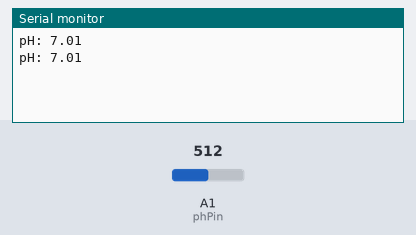
The sketch below on a simulated Arduino Uno, built with avr-gcc and run on an emulated ATmega328P. Shown: the last lines printed to the serial monitor. The test bench sets the inputs (shaded band); at power-on: A1 (phPin) = 512.

Above: at 1.8 s.
1.9 s: A1 (phPin) set to 716
At 2.8 s:
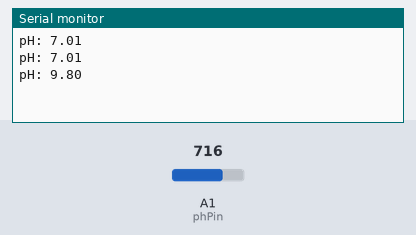
3.4 s: A1 (phPin) set to 900
At 4.8 s:
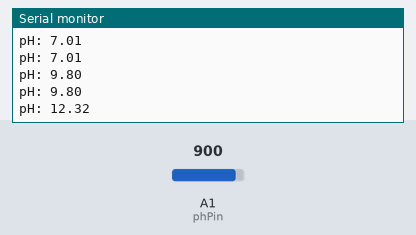
Timing chart, 0 to 6.4 s (numbered marks = the images above; inputs shaded):
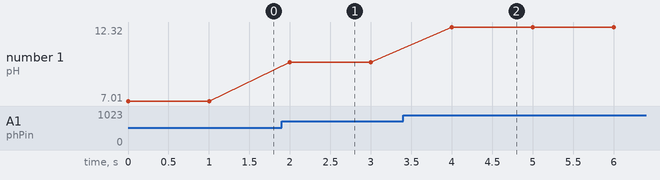

The sketch:

ph_sensor.ino
```cpp
/*
  ph_sensor.ino (test)
  Read pH sensor analog value and convert roughly to pH (0-14).
  Calibrate on hardware with buffer solutions.
*/

const int phPin = A1;

void setup() {
  Serial.begin(9600);
}

float analogToPH(int raw) {
  // Very rough conversion; replace with calibration
  return (raw / 1023.0) * 14.0;
}

void loop() {
  int raw = analogRead(phPin);
  float pH = analogToPH(raw);
  Serial.print("pH: ");
  Serial.println(pH);
  delay(1000);
}
```

Measured:
- after the input at 1.9 s, the serial monitor: prints a new line after 0.10 s (image 1)
- after the input at 3.4 s, the serial monitor: prints a new line after 0.60 s (image 2)
- plotted number 1: 7.01 → 9.8 after the input at 1.9 s, 9.8 → 12.32 after the input at 3.4 s
